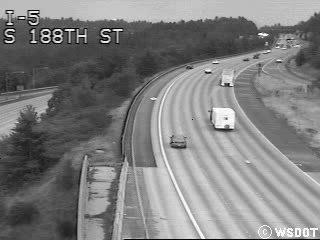
#> input picture gray/0.png, 320 x 240 px, given in place of dog.bmp, which was not available
$ python HW3.py
#> lines starting #> are read from the running program, lines starting #| are printed output that depends on the picture; pictures that were not available may be replaced by others from this repository, and a replacement may not be noted
"""
CPE 428
HW 3
Conrad Chan
"""

import cv2
import os
import numpy as np


def HW3():
    """

    :return:
    """
    # Step 1: Load the cat and dog images, convert to floating point on [0 1] range
    dog = cv2.imread(r'dog.bmp').astype('float') / 255
#> dog: shape (240, 320, 3) float64; min 0, max 1, mean 0.5
    cat = cv2.imread(r'cat.bmp').astype('float') / 255
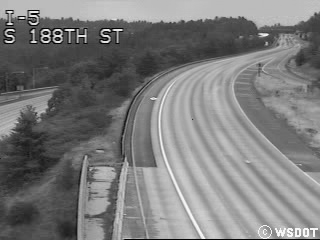
#> input picture gray/1.png, 320 x 240 px, given in place of cat.bmp, which was not available
#> cat: shape (240, 320, 3) float64; min 0, max 0.988, mean 0.486

    # Step 2: Make a low-pass kernel of size 31x31 with sigma=5.  See cv.getGaussianKernel().
    kernel_size = 31
    g = cv2.getGaussianKernel(ksize=kernel_size, sigma=5)
    # This will return a vector g.  To create the kernel matrix, compute g = g*g.transpose().
    g = g*g.transpose()
    # Note: if you want to show the kernel using imshow(), you need to scale it up by multiplying by 255, for example.
    # cv2.imshow('gaussian kernel', g*255)
    # cv2.waitKey(1000)

    # Step 3: Make a high-pass kernel using the low-pass kernel you made in the last step
    k = int((kernel_size-1)/2)         # mid point
    a = np.zeros((kernel_size, kernel_size), dtype=np.float32)
    a[k][k] = 1     # generate all pass filer (one in the middle)
    h = a-g

    # Step 4: Filter the dog image with the low-pass kernel.  Filter the cat image with the high-pass kernel
    dog = cv2.filter2D(src=dog, ddepth=-1, kernel=g)
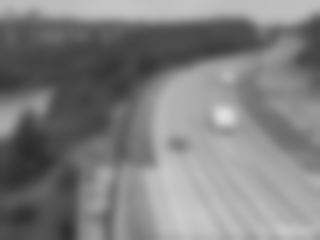
#> dog: shape (240, 320, 3) float64; min 0.174, max 0.879, mean 0.5
    cat = cv2.filter2D(src=cat, ddepth=-1, kernel=h)
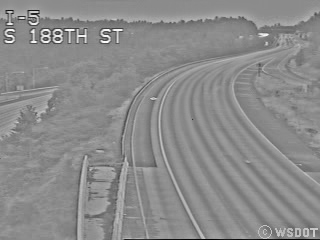
#> cat: shape (240, 320, 3) float64; min -0.701, max 0.577, mean -0.000806; drawn with min black and max white
    cv2.imshow('dog', dog)
    cv2.imshow('cat', cat)

    # Step 5: Add the low-passed dog and high-passed cat together to produce the hybrid image.
    hybrid = dog+cat
    cv2.imshow('hybrid_out.png', hybrid)
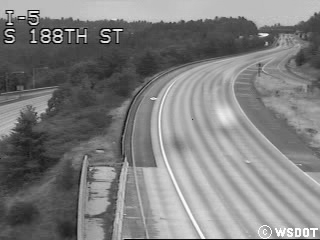
#> window 'hybrid_out.png': shape (240, 320, 3); min 0, max 255, mean 126.9


    # bonus
    # Make your own custom hybrid image using two images that you find / capture
    img1 = cv2.imread(r'1.JPG').astype('float') / 255
    img1 = cv2.resize(img1, (360,360))
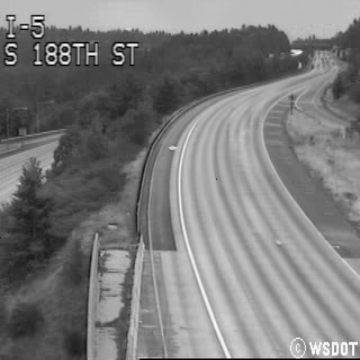
#> img1: shape (360, 360, 3) float64; min 0, max 0.978, mean 0.486
    img2 = cv2.imread(r'2.JPG').astype('float') / 255
    img2 = cv2.resize(img2, (360, 360))
    img1 = cv2.filter2D(src=img1, ddepth=-1, kernel=g)
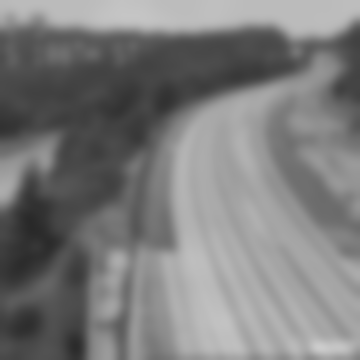
#> img1: shape (360, 360, 3) float64; min 0.163, max 0.802, mean 0.487
    img2 = cv2.filter2D(src=img2, ddepth=-1, kernel=h)
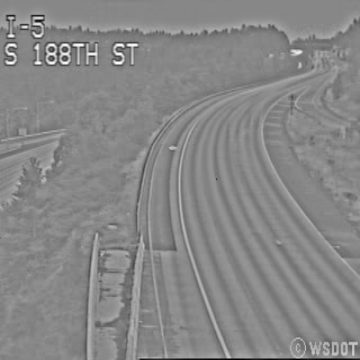
#> img2: shape (360, 360, 3) float64; min -0.637, max 0.563, mean -0.000493; drawn with min black and max white
    img3 = img1+img2
    cv2.imshow('img3.png', img3)
    cv2.waitKey(5000)


def LPF(img, kernel_size):
    img = img.astype('float') / 255
    # Step 2: Make a low-pass kernel of size 31x31 with sigma=5.  See cv.getGaussianKernel().
    g = cv2.getGaussianKernel(ksize=kernel_size, sigma=5)
    # This will return a vector g.  To create the kernel matrix, compute g = g*g.transpose().
    g = g*g.transpose()
    # Step 4: Filter the dog image with the low-pass kernel.  Filter the cat image with the high-pass kernel
    img = cv2.filter2D(src=img, ddepth=-1, kernel=g)
    return (img*255).astype('uint8')

def HPF(img, kernel_size):
    img = img.astype('float') / 255
    # Step 2: Make a low-pass kernel of size 31x31 with sigma=5.  See cv.getGaussianKernel().
    g = cv2.getGaussianKernel(ksize=kernel_size, sigma=5)
    # This will return a vector g.  To create the kernel matrix, compute g = g*g.transpose().
    g = g*g.transpose()
    # Step 3: Make a high-pass kernel using the low-pass kernel you made in the last step
    k = int((kernel_size-1)/2)         # mid point
    a = np.zeros((kernel_size, kernel_size), dtype=np.float32)
    a[k][k] = 1     # generate all pass filer (one in the middle)
    h = a-g
    # Step 4: Filter the dog image with the low-pass kernel.  Filter the cat image with the high-pass kernel
    img = cv2.filter2D(src=img, ddepth=-1, kernel=h)
    return (img*255).astype('uint8')


if __name__ == '__main__':
    HW3()
